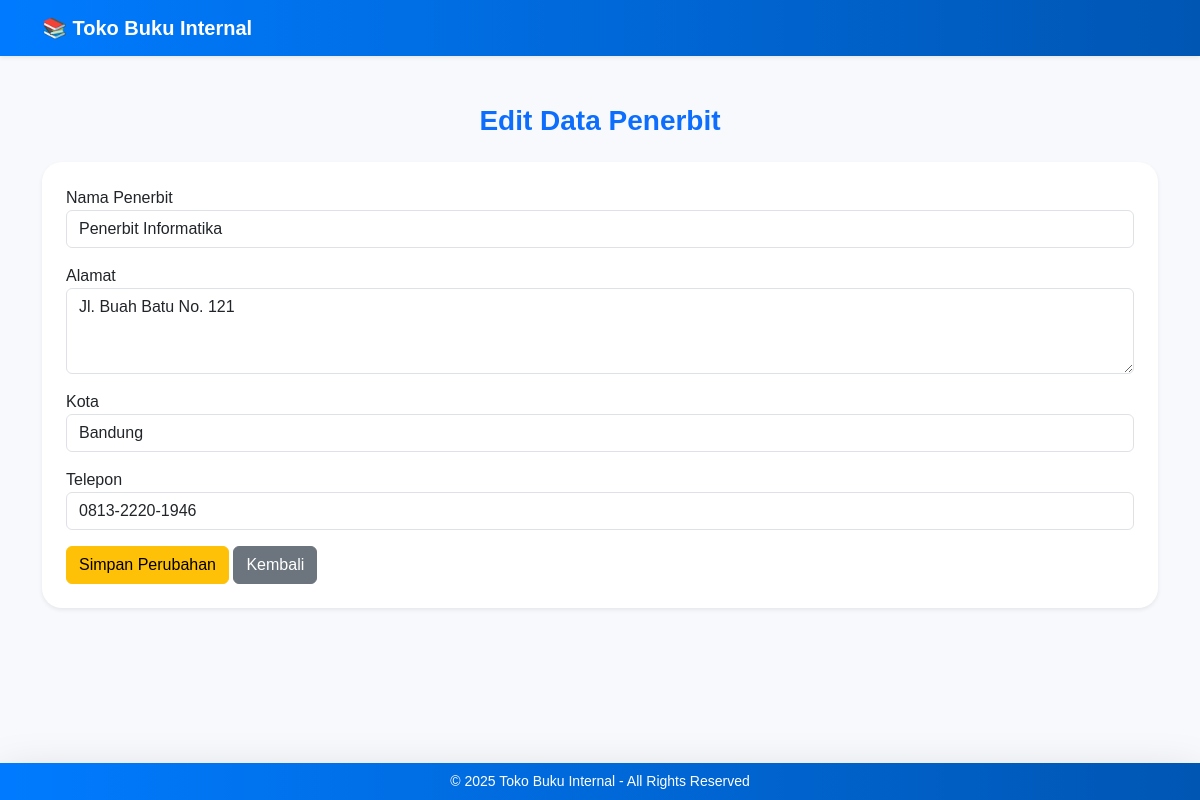
The page /admin/penerbit/edit_penerbit.php?id=SP01 on the database its author committed.
### tables this page shows
CREATE TABLE `penerbit` (
  `id_penerbit` char(4) NOT NULL,
  `nama` varchar(100) DEFAULT NULL,
  `alamat` varchar(150) DEFAULT NULL,
  `kota` varchar(50) DEFAULT NULL,
  `telepon` varchar(20) DEFAULT NULL
);

### admin/penerbit/edit_penerbit.php (the view, shortened to what this page needs)
<?php
include '../../config.php';
if (isset($_GET['id'])) {
  $id = mysqli_real_escape_string($koneksi, $_GET['id']);
  $data = mysqli_fetch_assoc(mysqli_query($koneksi, "SELECT * FROM penerbit WHERE id_penerbit = '$id'"));
}
?>
<!DOCTYPE html>
<html lang="id">
<head>
  <link href="https://cdn.jsdelivr.net/npm/bootstrap@5.3.3/dist/css/bootstrap.min.css" rel="stylesheet">
  <link rel="stylesheet" href="../../assets/style.css">
</head>
<body>
<nav class="navbar navbar-expand-lg navbar-dark bg-primary shadow-sm">
  <div class="container">
    <a class="navbar-brand fw-bold" href="../../index.php">📚 Toko Buku Internal</a>
  </div>
</nav>
<div class="container my-5 fade-in">
  <h3 class="text-center text-primary fw-bold mb-4">Edit Data Penerbit</h3>
  <div class="card shadow-sm p-4">
    <form method="POST">
      <div class="mb-3">
        <label>Nama Penerbit</label>
        <input type="text" name="nama" class="form-control" value="<?= $data['nama'] ?>" required>
      </div>
      <div class="mb-3">
        <label>Alamat</label>
        <textarea name="alamat" class="form-control" rows="3" required><?= $data['alamat'] ?></textarea>
      </div>
      <div class="mb-3">
        <label>Kota</label>
        <input type="text" name="kota" class="form-control" value="<?= $data['kota'] ?>" required>
      </div>
      <div class="mb-3">
        <label>Telepon</label>
        <input type="text" name="telepon" class="form-control" value="<?= $data['telepon'] ?>" required>
      </div>
      <button type="submit" name="update" class="btn btn-warning">Simpan Perubahan</button>
      <a href="../admin.php" class="btn btn-secondary">Kembali</a>
    </form>
  </div>
</div>
<footer class="footer bg-primary text-white fixed-bottom shadow-lg">
  <div class="container text-center py-2">
    <p class="mb-0 small">&copy; <?= date('Y') ?> Toko Buku Internal - All Rights Reserved</p>
  </div>
</footer>
</body>
</html>

### assets/style.css (style rules this page uses)
body { background: #f7f9fc; font-family: "Poppins", sans-serif; color: #333; }
.navbar { background: linear-gradient(90deg, #007bff, #0056b3); }
.card { border: none; border-radius: 20px; background: #ffffff; }
.footer { background: linear-gradient(90deg, #007bff, #0056b3); color: white; position: fixed; bottom: 0; width: 100%; }
.fade-in { animation: fadeIn 0.6s ease-in-out; }

### rows shown on the page
penerbit: nama "Penerbit Informatika", alamat "Jl. Buah Batu No. 121", kota "Bandung", telepon "0813-2220-1946"
